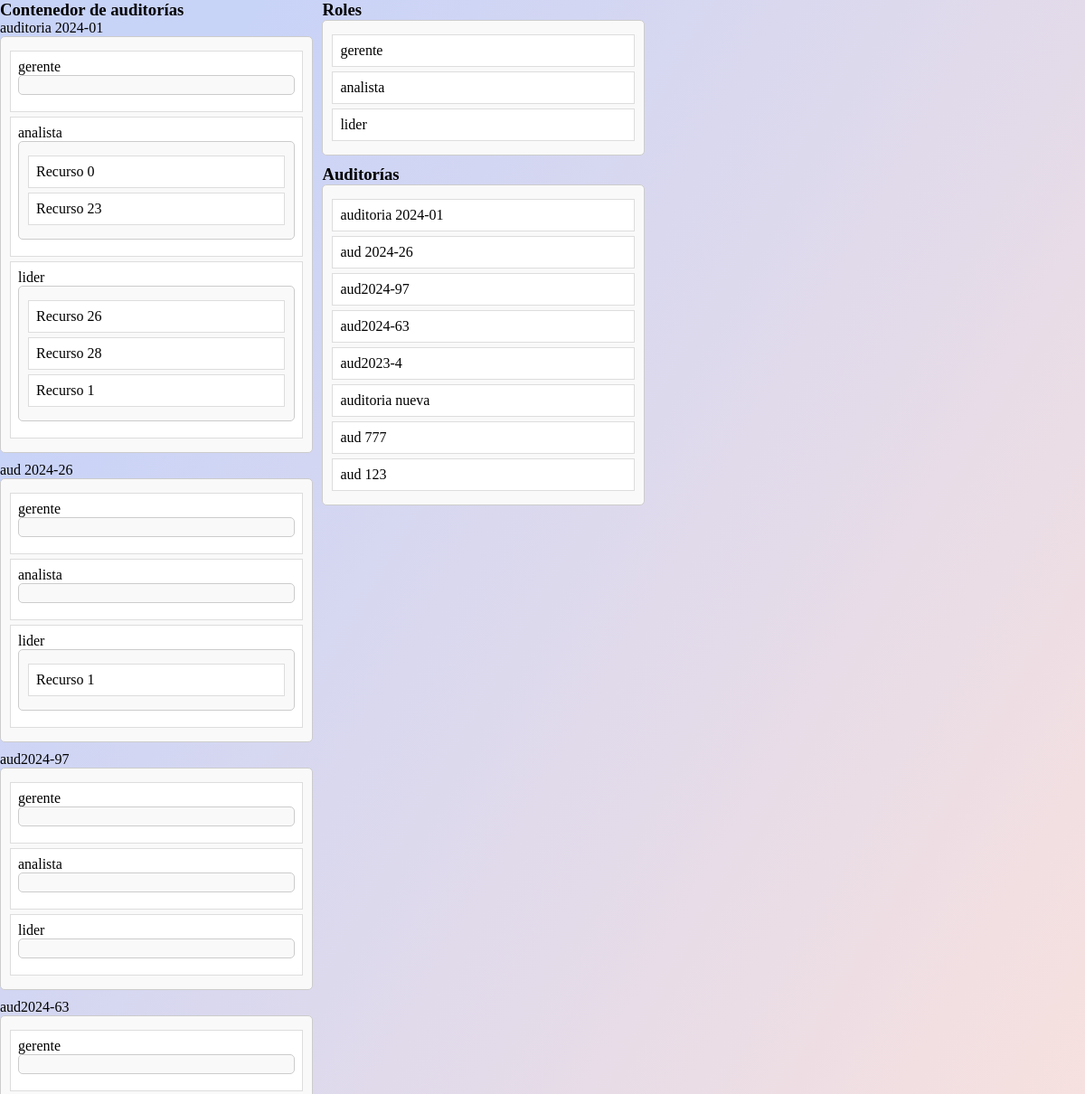
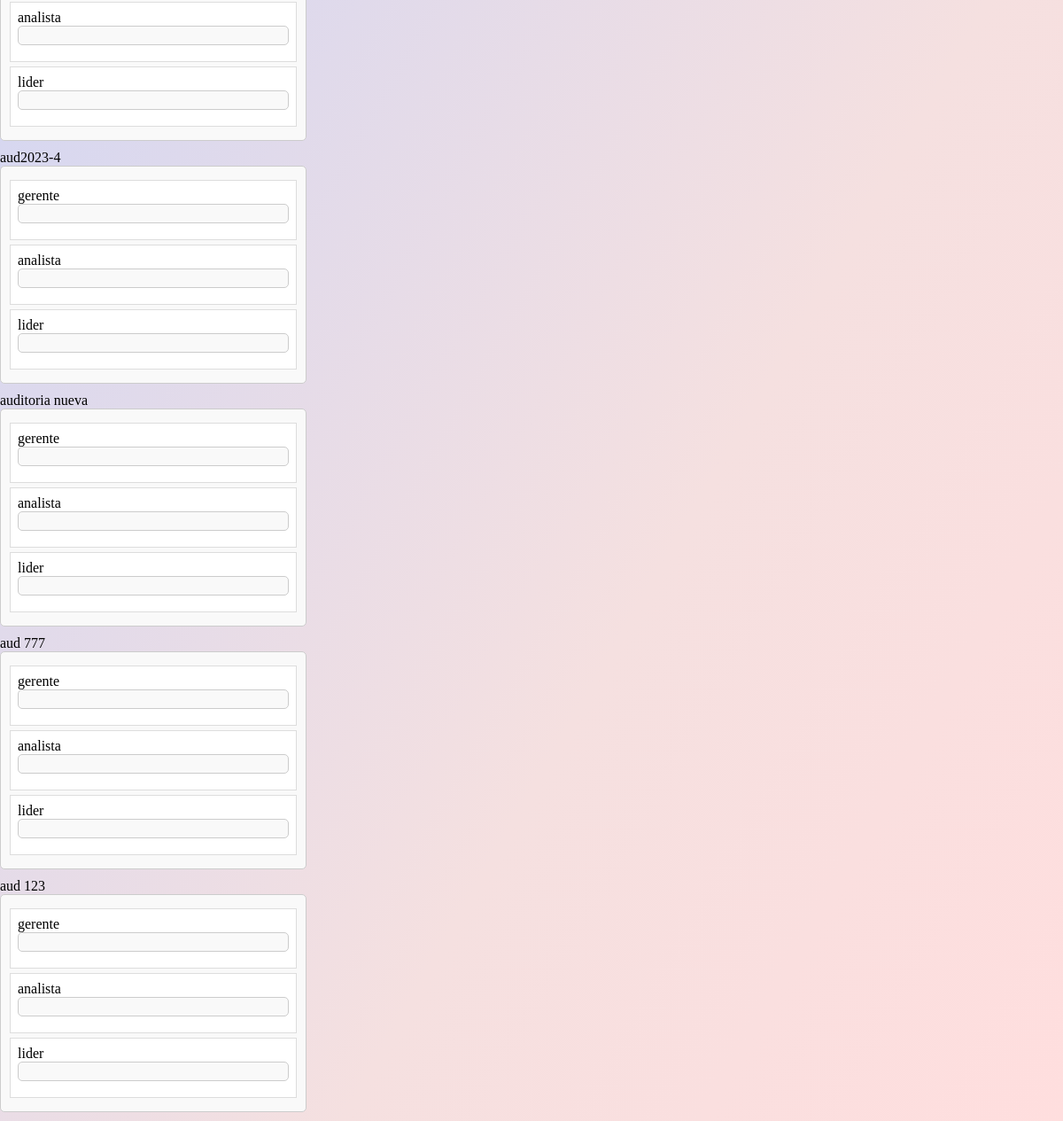
Screenshot of /auditoria_view/ with the database file from the repository (2 pictures, top to bottom).
### base_app/models.py (models this page shows, shortened)
class Auditoria(models.Model):
    nombre = models.CharField(max_length=100)
    recursos = models.ManyToManyField('Recursos', related_name='auditorias')

class Roles(models.Model):
    nombre = models.CharField(max_length=100)

class AuditoriaRolesRecursos(models.Model):
    auditoria = models.ForeignKey('Auditoria', on_delete=models.CASCADE)
    recurso = models.ForeignKey('Recursos', on_delete=models.CASCADE)
    rol = models.ForeignKey('Roles', on_delete=models.CASCADE)
    class Meta:
        unique_together = ('auditoria', 'recurso')  # Un empleado puede tener un solo rol por auditoría

class Recursos(models.Model):
    nombre = models.CharField(max_length=100)

### base_app/views.py (the view)
# urls.py: path('auditoria_view/', auditoria_view, name='auditoria_view'),
def auditoria_view(request):
    auditorias = Auditoria.objects.all()
    roles = Roles.objects.all()
    areas = Areas.objects.all()
    asignaciones = AuditoriaRolesRecursos.objects.all()
    context = {
        'auditorias': auditorias,
        'roles': roles,
        'areas': areas,
        'asignaciones': asignaciones,
    }
    return render(request, 'auditoria_view.html', context)

### base_app/templates/auditoria_view.html (shortened to what this page needs)
{% load static %}
<!DOCTYPE html>
<html lang="en">
<head>
    <link rel="stylesheet" href="{% static 'css/styles.css' %}">
</head>
<body>
    <div class="sortable-container">
        <div class="left-sortable-container">
            <h3>Contenedor de auditorías</h3>
            <ul id="contenedor-auditorias" class="audit-nested-list">
                {% for auditoria in auditorias %}
                    <li data-id="{{ auditoria.id }}">
                        <span>{{ auditoria.nombre }}</span>
                        <ul class="nested-list">
                            {% for rol in roles %}
                                <li data-role-id="{{ rol.id }}">{{ rol.nombre }}
                                    <ul class="nested-list">
                                        {% for asignacion in asignaciones %}
                                            {% if asignacion.auditoria.id == auditoria.id and asignacion.rol.id == rol.id %}
                                                <li data-employee-id="{{ asignacion.recurso.id }}">{{ asignacion.recurso.nombre }}</li>
                                            {% endif %}
                                        {% endfor %}
                                    </ul>
                                </li>
                            {% endfor %}
                        </ul>
                    </li>
                {% endfor %}
            </ul>
        </div>
        <div class="right-sortable-container">
            <h3>Roles</h3>
            <ul id="roles" class="sortable-list">
                {% for rol in roles %}
                    <li data-role-id="{{ rol.id }}">{{ rol.nombre }}</li>
                {% endfor %}
            </ul>
            <h3>Auditorías</h3>
            <ul id="auditorias" class="sortable-list">
                {% for auditoria in auditorias %}
                    <li data-id="{{ auditoria.id }}">
                        <span>{{ auditoria.nombre }}</span>
                    </li>
                {% endfor %}
            </ul>
        </div>
    </div>
</body>
</html>

### base_app/static/css/styles.css (style rules this page uses)
* { box-sizing: border-box; margin: 0; padding: 0; }
html { height: 100%; }
body { min-height: 100%; background: linear-gradient(120deg,#C8D3F8 11%,#F5E0E0 69%,#FFDEDE 100%) ; }
.sortable-container { width: 90vw; display: flex; flex-direction: row; }
#contenedor-auditorias { margin-right: 10px; }
.left-sortable-container, .middle-sortable-container, .right-sortable-container { width: 33%; }
.sortable-list, .nested-list { list-style-type: none; padding: 0; margin: 0; background-color: #f9f9f9; border: 1px solid #ccc; margin-bottom: 10px; padding: 10px; border-radius: 5px; }
.sortable-list li, .nested-list li { padding: 8px; margin: 5px 0; background-color: #fff; border: 1px solid #ddd; cursor: grab; }

### rows the page displays
Auditoria: nombre "auditoria 2024-01"
Roles: nombre "gerente"
Roles: nombre "analista"
AuditoriaRolesRecursos: recurso.nombre "Recurso 0"
AuditoriaRolesRecursos: recurso.nombre "Recurso 23"
Roles: nombre "lider"
AuditoriaRolesRecursos: recurso.nombre "Recurso 26"
AuditoriaRolesRecursos: recurso.nombre "Recurso 28"
AuditoriaRolesRecursos: recurso.nombre "Recurso 1"
Auditoria: nombre "aud 2024-26"
AuditoriaRolesRecursos: recurso.nombre "Recurso 1"
Auditoria: nombre "aud2024-97"
Auditoria: nombre "aud2024-63"
Auditoria: nombre "aud2023-4"
Auditoria: nombre "auditoria nueva"
Auditoria: nombre "aud 777"
Auditoria: nombre "aud 123"
